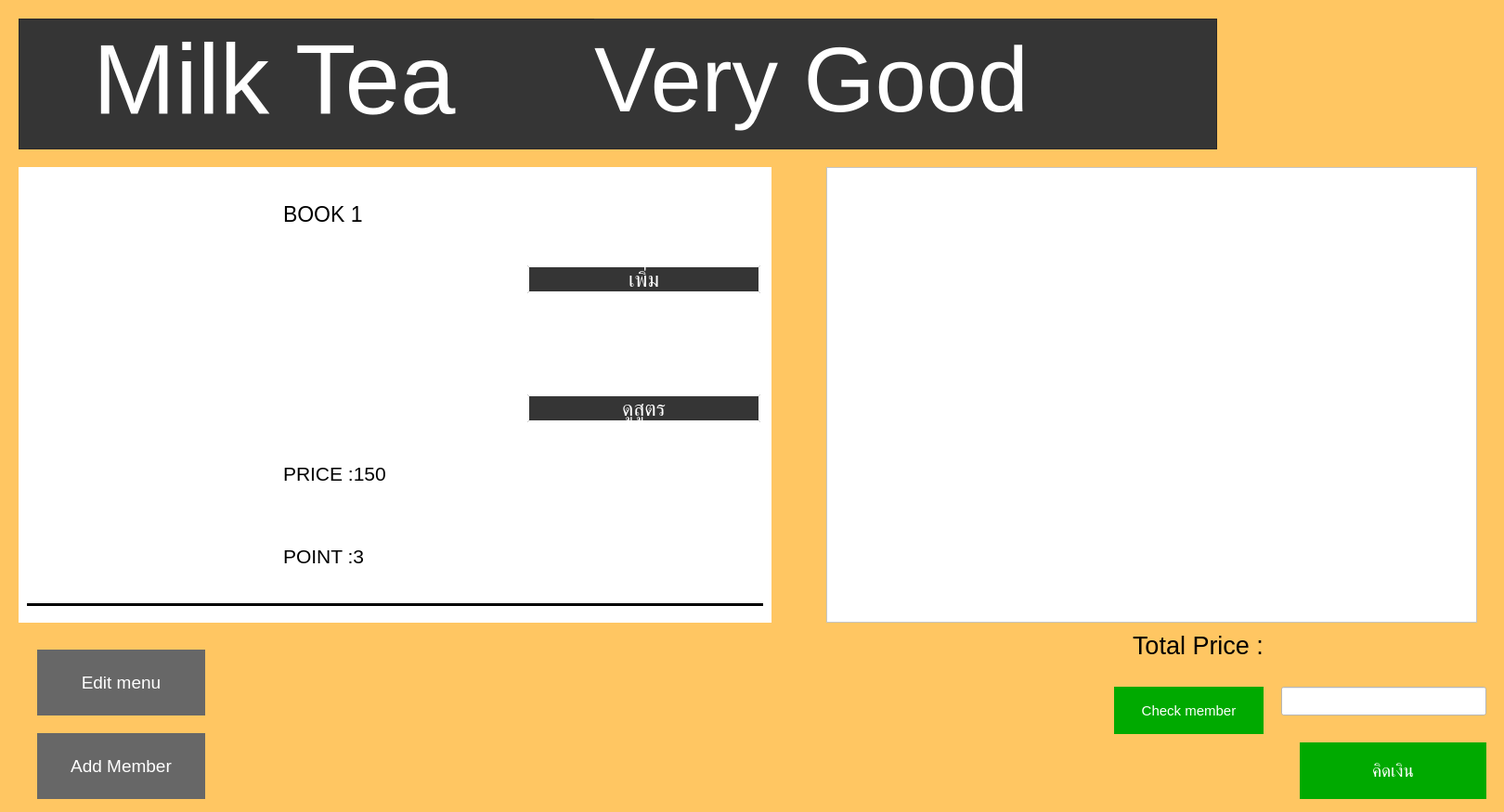
<?xml version="1.0" encoding="UTF-8"?>
<ui version="4.0">
 <class>Dialog</class>
 <widget class="QDialog" name="Dialog">
  <property name="geometry">
   <rect>
    <x>0</x>
    <y>0</y>
    <width>1620</width>
    <height>875</height>
   </rect>
  </property>
  <property name="sizePolicy">
   <sizepolicy hsizetype="Preferred" vsizetype="Expanding">
    <horstretch>0</horstretch>
    <verstretch>0</verstretch>
   </sizepolicy>
  </property>
  <property name="windowTitle">
   <string>Dialog</string>
  </property>
  <property name="styleSheet">
   <string notr="true">background-color: rgb(255, 198, 98);</string>
  </property>
  <widget class="QScrollArea" name="scrollArea">
   <property name="geometry">
    <rect>
     <x>20</x>
     <y>180</y>
     <width>811</width>
     <height>491</height>
    </rect>
   </property>
   <property name="sizePolicy">
    <sizepolicy hsizetype="Expanding" vsizetype="Fixed">
     <horstretch>0</horstretch>
     <verstretch>0</verstretch>
    </sizepolicy>
   </property>
   <property name="minimumSize">
    <size>
     <width>0</width>
     <height>100</height>
    </size>
   </property>
   <property name="styleSheet">
    <string notr="true">background-color: rgb(255, 255, 255);
border-style:outset;
</string>
   </property>
   <property name="verticalScrollBarPolicy">
    <enum>Qt::ScrollBarAsNeeded</enum>
   </property>
   <property name="widgetResizable">
    <bool>true</bool>
   </property>
   <widget class="QWidget" name="scrollAreaWidgetContents_3">
    <property name="geometry">
     <rect>
      <x>0</x>
      <y>0</y>
      <width>811</width>
      <height>491</height>
     </rect>
    </property>
    <layout class="QVBoxLayout" name="verticalLayout">
     <item>
      <layout class="QGridLayout" name="gridLayout_2">
       <property name="leftMargin">
        <number>12</number>
       </property>
       <property name="topMargin">
        <number>7</number>
       </property>
       <property name="rightMargin">
        <number>3</number>
       </property>
       <property name="bottomMargin">
        <number>10</number>
       </property>
       <property name="horizontalSpacing">
        <number>13</number>
       </property>
       <property name="verticalSpacing">
        <number>20</number>
       </property>
       <item row="1" column="2">
        <widget class="QPushButton" name="buy_but">
         <property name="font">
          <font>
           <pointsize>17</pointsize>
          </font>
         </property>
         <property name="styleSheet">
          <string notr="true">background-color: rgb(53, 53, 53);
border-width:2px;  
color: rgb(255, 255, 255);</string>
         </property>
         <property name="text">
          <string>เพิ่ม</string>
         </property>
        </widget>
       </item>
       <item row="0" column="1">
        <widget class="QLabel" name="Bookname">
         <property name="font">
          <font>
           <pointsize>17</pointsize>
          </font>
         </property>
         <property name="text">
          <string>BOOK 1</string>
         </property>
        </widget>
       </item>
       <item row="5" column="1">
        <widget class="QLabel" name="point">
         <property name="font">
          <font>
           <pointsize>16</pointsize>
          </font>
         </property>
         <property name="text">
          <string>POINT :3</string>
         </property>
        </widget>
       </item>
       <item row="4" column="1">
        <widget class="QLabel" name="price">
         <property name="font">
          <font>
           <pointsize>16</pointsize>
          </font>
         </property>
         <property name="text">
          <string>PRICE :150</string>
         </property>
        </widget>
       </item>
       <item row="3" column="2">
        <widget class="QPushButton" name="detail_but">
         <property name="font">
          <font>
           <pointsize>17</pointsize>
          </font>
         </property>
         <property name="styleSheet">
          <string notr="true">background-color: rgb(53, 53, 53);
border-width:2px;  
color: rgb(255, 255, 255);</string>
         </property>
         <property name="text">
          <string>ดูสูตร</string>
         </property>
        </widget>
       </item>
       <item row="0" column="0" rowspan="6">
        <widget class="QFrame" name="book_img">
         <property name="styleSheet">
          <string notr="true">background-color: rgb(255, 255, 255);</string>
         </property>
         <property name="frameShape">
          <enum>QFrame::StyledPanel</enum>
         </property>
         <property name="frameShadow">
          <enum>QFrame::Raised</enum>
         </property>
         <widget class="QLabel" name="Book_img">
          <property name="geometry">
           <rect>
            <x>40</x>
            <y>10</y>
            <width>171</width>
            <height>201</height>
           </rect>
          </property>
          <property name="font">
           <font>
            <pointsize>16</pointsize>
           </font>
          </property>
          <property name="styleSheet">
           <string notr="true">color:white
</string>
          </property>
          <property name="text">
           <string>Book image</string>
          </property>
         </widget>
        </widget>
       </item>
      </layout>
     </item>
     <item>
      <widget class="Line" name="line">
       <property name="styleSheet">
        <string notr="true">background-color: rgb(53, 53, 53);
border-width:2px;  
</string>
       </property>
       <property name="orientation">
        <enum>Qt::Horizontal</enum>
       </property>
      </widget>
     </item>
     <item>
      <widget class="Line" name="line_2">
       <property name="orientation">
        <enum>Qt::Horizontal</enum>
       </property>
      </widget>
     </item>
    </layout>
   </widget>
  </widget>
  <widget class="QFrame" name="frame_3">
   <property name="geometry">
    <rect>
     <x>20</x>
     <y>20</y>
     <width>1291</width>
     <height>141</height>
    </rect>
   </property>
   <property name="styleSheet">
    <string notr="true">background-color: rgb(53, 53, 53);
border-width:2px;  
</string>
   </property>
   <property name="frameShape">
    <enum>QFrame::StyledPanel</enum>
   </property>
   <property name="frameShadow">
    <enum>QFrame::Raised</enum>
   </property>
   <widget class="QLabel" name="label_3">
    <property name="geometry">
     <rect>
      <x>80</x>
      <y>10</y>
      <width>471</width>
      <height>111</height>
     </rect>
    </property>
    <property name="font">
     <font>
      <pointsize>80</pointsize>
     </font>
    </property>
    <property name="styleSheet">
     <string notr="true">color: rgb(255, 255, 255);</string>
    </property>
    <property name="text">
     <string>Milk Tea</string>
    </property>
   </widget>
   <widget class="QLabel" name="label_5">
    <property name="geometry">
     <rect>
      <x>620</x>
      <y>0</y>
      <width>491</width>
      <height>131</height>
     </rect>
    </property>
    <property name="font">
     <font>
      <pointsize>74</pointsize>
     </font>
    </property>
    <property name="styleSheet">
     <string notr="true">color: rgb(255, 255, 255);</string>
    </property>
    <property name="text">
     <string>Very Good</string>
    </property>
   </widget>
  </widget>
  <widget class="QPushButton" name="check_out">
   <property name="geometry">
    <rect>
     <x>1400</x>
     <y>800</y>
     <width>201</width>
     <height>61</height>
    </rect>
   </property>
   <property name="font">
    <font>
     <pointsize>14</pointsize>
    </font>
   </property>
   <property name="styleSheet">
    <string notr="true">background-color: rgb(0, 170, 0);
color:white;
border-style:outset;
</string>
   </property>
   <property name="text">
    <string>คิดเงิน</string>
   </property>
  </widget>
  <widget class="QPushButton" name="edit_menu">
   <property name="geometry">
    <rect>
     <x>40</x>
     <y>700</y>
     <width>181</width>
     <height>71</height>
    </rect>
   </property>
   <property name="font">
    <font>
     <pointsize>14</pointsize>
    </font>
   </property>
   <property name="styleSheet">
    <string notr="true">background-color:rgb(103, 103, 103);
color:white;
border-style:outset;
</string>
   </property>
   <property name="text">
    <string>Edit menu</string>
   </property>
  </widget>
  <widget class="QTableWidget" name="tableWidget">
   <property name="geometry">
    <rect>
     <x>890</x>
     <y>180</y>
     <width>701</width>
     <height>491</height>
    </rect>
   </property>
   <property name="styleSheet">
    <string notr="true">background-color: rgb(255, 255, 255);</string>
   </property>
  </widget>
  <widget class="QLineEdit" name="lineEdit">
   <property name="geometry">
    <rect>
     <x>1380</x>
     <y>740</y>
     <width>221</width>
     <height>31</height>
    </rect>
   </property>
   <property name="styleSheet">
    <string notr="true">background-color: rgb(255, 255, 255);</string>
   </property>
  </widget>
  <widget class="QPushButton" name="check_member">
   <property name="geometry">
    <rect>
     <x>1200</x>
     <y>740</y>
     <width>161</width>
     <height>51</height>
    </rect>
   </property>
   <property name="font">
    <font>
     <pointsize>11</pointsize>
    </font>
   </property>
   <property name="styleSheet">
    <string notr="true">background-color: rgb(0, 170, 0);
color:white;
border-style:outset;
</string>
   </property>
   <property name="text">
    <string>Check member</string>
   </property>
  </widget>
  <widget class="QPushButton" name="addmember">
   <property name="geometry">
    <rect>
     <x>40</x>
     <y>790</y>
     <width>181</width>
     <height>71</height>
    </rect>
   </property>
   <property name="font">
    <font>
     <pointsize>14</pointsize>
    </font>
   </property>
   <property name="styleSheet">
    <string notr="true">background-color:rgb(103, 103, 103);
color:white;
border-style:outset;
</string>
   </property>
   <property name="text">
    <string>Add Member</string>
   </property>
  </widget>
  <widget class="QLabel" name="label">
   <property name="geometry">
    <rect>
     <x>1220</x>
     <y>680</y>
     <width>161</width>
     <height>31</height>
    </rect>
   </property>
   <property name="font">
    <font>
     <pointsize>20</pointsize>
    </font>
   </property>
   <property name="text">
    <string>Total Price :</string>
   </property>
  </widget>
  <widget class="QLabel" name="totalprice">
   <property name="geometry">
    <rect>
     <x>1400</x>
     <y>680</y>
     <width>161</width>
     <height>31</height>
    </rect>
   </property>
   <property name="font">
    <font>
     <pointsize>20</pointsize>
    </font>
   </property>
   <property name="text">
    <string/>
   </property>
  </widget>
 </widget>
 <resources/>
 <connections/>
</ui>
